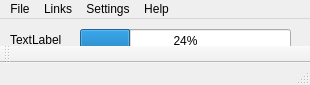
<?xml version="1.0" encoding="UTF-8"?>
<ui version="4.0">
 <class>BakkesModInjectorCppClass</class>
 <widget class="QMainWindow" name="BakkesModInjectorCppClass">
  <property name="geometry">
   <rect>
    <x>0</x>
    <y>0</y>
    <width>310</width>
    <height>85</height>
   </rect>
  </property>
  <property name="windowTitle">
   <string>BakkesModInjectorCpp</string>
  </property>
  <widget class="QWidget" name="centralWidget">
   <widget class="QLabel" name="label">
    <property name="geometry">
     <rect>
      <x>10</x>
      <y>0</y>
      <width>251</width>
      <height>41</height>
     </rect>
    </property>
    <property name="text">
     <string>TextLabel</string>
    </property>
   </widget>
   <widget class="QProgressBar" name="progressBar">
    <property name="geometry">
     <rect>
      <x>80</x>
      <y>10</y>
      <width>211</width>
      <height>23</height>
     </rect>
    </property>
    <property name="value">
     <number>24</number>
    </property>
   </widget>
  </widget>
  <widget class="QMenuBar" name="menuBar">
   <property name="geometry">
    <rect>
     <x>0</x>
     <y>0</y>
     <width>310</width>
     <height>21</height>
    </rect>
   </property>
   <widget class="QMenu" name="menuFile">
    <property name="title">
     <string>File</string>
    </property>
    <addaction name="actionOpen_BakkesMod_folder"/>
    <addaction name="actionInstall_Python_support"/>
    <addaction name="actionReinstall"/>
    <addaction name="actionExit"/>
   </widget>
   <widget class="QMenu" name="menuLinks">
    <property name="title">
     <string>Links</string>
    </property>
    <addaction name="actionBakkesMod_com"/>
    <addaction name="actionBakkesMod_Twitter"/>
    <addaction name="actionBakkesMod_Discord"/>
   </widget>
   <widget class="QMenu" name="menuHelp">
    <property name="title">
     <string>Help</string>
    </property>
    <addaction name="actionCheck_injection"/>
   </widget>
   <widget class="QMenu" name="menuSettings">
    <property name="title">
     <string>Settings</string>
    </property>
    <addaction name="actionEnable_safe_mode"/>
    <addaction name="actionRun_on_startup"/>
    <addaction name="actionHide_when_minimized"/>
    <addaction name="actionMinimize_on_start"/>
   </widget>
   <addaction name="menuFile"/>
   <addaction name="menuLinks"/>
   <addaction name="menuSettings"/>
   <addaction name="menuHelp"/>
  </widget>
  <widget class="QToolBar" name="mainToolBar">
   <attribute name="toolBarArea">
    <enum>BottomToolBarArea</enum>
   </attribute>
   <attribute name="toolBarBreak">
    <bool>false</bool>
   </attribute>
  </widget>
  <widget class="QStatusBar" name="statusBar"/>
  <action name="actionOpen_BakkesMod_folder">
   <property name="text">
    <string>Open BakkesMod folder</string>
   </property>
  </action>
  <action name="actionInstall_Python_support">
   <property name="text">
    <string>Install Python support</string>
   </property>
  </action>
  <action name="actionReinstall">
   <property name="text">
    <string>Reinstall</string>
   </property>
  </action>
  <action name="actionExit">
   <property name="text">
    <string>Exit</string>
   </property>
  </action>
  <action name="actionBakkesMod_Twitter">
   <property name="text">
    <string>BakkesMod Twitter</string>
   </property>
  </action>
  <action name="actionBakkesMod_com">
   <property name="text">
    <string>BakkesMod.com</string>
   </property>
  </action>
  <action name="actionBakkesMod_Discord">
   <property name="text">
    <string>BakkesMod Discord</string>
   </property>
  </action>
  <action name="actionCheck_injection">
   <property name="text">
    <string>Check injection</string>
   </property>
  </action>
  <action name="actionEnable_safe_mode">
   <property name="checkable">
    <bool>true</bool>
   </property>
   <property name="text">
    <string>Enable safe mode</string>
   </property>
  </action>
  <action name="actionRun_on_startup">
   <property name="checkable">
    <bool>true</bool>
   </property>
   <property name="text">
    <string>Run on startup</string>
   </property>
  </action>
  <action name="actionHide_when_minimized">
   <property name="checkable">
    <bool>true</bool>
   </property>
   <property name="text">
    <string>Hide when minimized</string>
   </property>
  </action>
  <action name="actionMinimize_on_start">
   <property name="checkable">
    <bool>true</bool>
   </property>
   <property name="text">
    <string>Minimize on start</string>
   </property>
  </action>
 </widget>
 <layoutdefault spacing="6" margin="11"/>
 <resources>
  <include location="BakkesModInjectorCpp.qrc"/>
 </resources>
 <connections>
  <connection>
   <sender>actionOpen_BakkesMod_folder</sender>
   <signal>triggered()</signal>
   <receiver>BakkesModInjectorCppClass</receiver>
   <slot>OnOpenBakkesModFolderClicked()</slot>
   <hints>
    <hint type="sourcelabel">
     <x>-1</x>
     <y>-1</y>
    </hint>
    <hint type="destinationlabel">
     <x>153</x>
     <y>43</y>
    </hint>
   </hints>
  </connection>
  <connection>
   <sender>actionCheck_injection</sender>
   <signal>triggered()</signal>
   <receiver>BakkesModInjectorCppClass</receiver>
   <slot>OnCheckInjection()</slot>
   <hints>
    <hint type="sourcelabel">
     <x>-1</x>
     <y>-1</y>
    </hint>
    <hint type="destinationlabel">
     <x>153</x>
     <y>43</y>
    </hint>
   </hints>
  </connection>
  <connection>
   <sender>actionEnable_safe_mode</sender>
   <signal>triggered()</signal>
   <receiver>BakkesModInjectorCppClass</receiver>
   <slot>OnCheckSafeMode()</slot>
   <hints>
    <hint type="sourcelabel">
     <x>-1</x>
     <y>-1</y>
    </hint>
    <hint type="destinationlabel">
     <x>154</x>
     <y>42</y>
    </hint>
   </hints>
  </connection>
  <connection>
   <sender>actionRun_on_startup</sender>
   <signal>triggered()</signal>
   <receiver>BakkesModInjectorCppClass</receiver>
   <slot>OnRunOnStartup()</slot>
   <hints>
    <hint type="sourcelabel">
     <x>-1</x>
     <y>-1</y>
    </hint>
    <hint type="destinationlabel">
     <x>154</x>
     <y>42</y>
    </hint>
   </hints>
  </connection>
  <connection>
   <sender>actionHide_when_minimized</sender>
   <signal>triggered()</signal>
   <receiver>BakkesModInjectorCppClass</receiver>
   <slot>OnHideOnMinimize()</slot>
   <hints>
    <hint type="sourcelabel">
     <x>-1</x>
     <y>-1</y>
    </hint>
    <hint type="destinationlabel">
     <x>154</x>
     <y>42</y>
    </hint>
   </hints>
  </connection>
  <connection>
   <sender>actionMinimize_on_start</sender>
   <signal>triggered()</signal>
   <receiver>BakkesModInjectorCppClass</receiver>
   <slot>OnMinimizeOnStart()</slot>
   <hints>
    <hint type="sourcelabel">
     <x>-1</x>
     <y>-1</y>
    </hint>
    <hint type="destinationlabel">
     <x>154</x>
     <y>42</y>
    </hint>
   </hints>
  </connection>
 </connections>
 <slots>
  <slot>OnOpenBakkesModFolderClicked()</slot>
  <slot>OnCheckInjection()</slot>
  <slot>OnCheckSafeMode()</slot>
  <slot>OnRunOnStartup()</slot>
  <slot>OnMinimizeOnStart()</slot>
  <slot>OnHideOnMinimize()</slot>
 </slots>
</ui>
